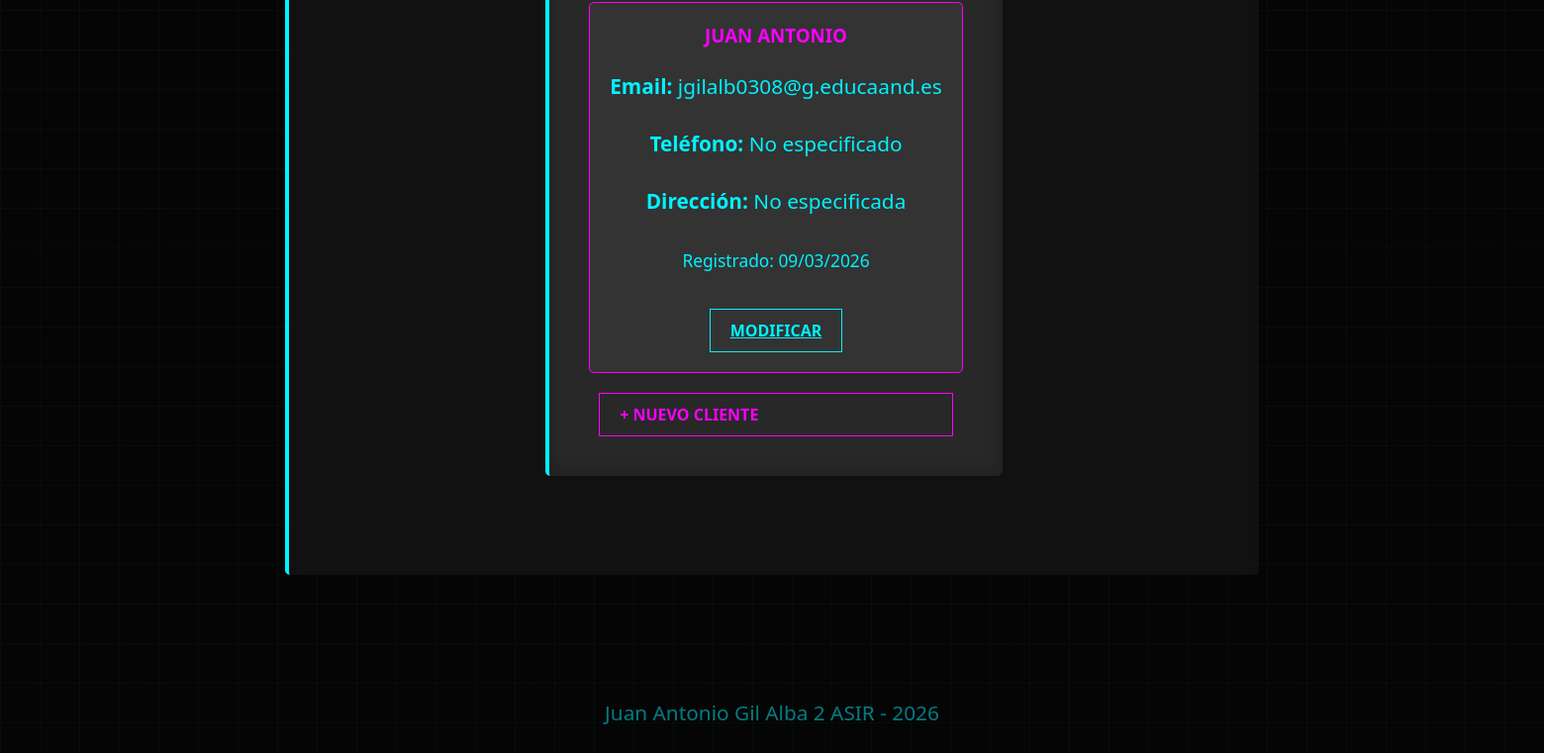
/usuarios/ (lower part), run on an earlier commit of the app's database.
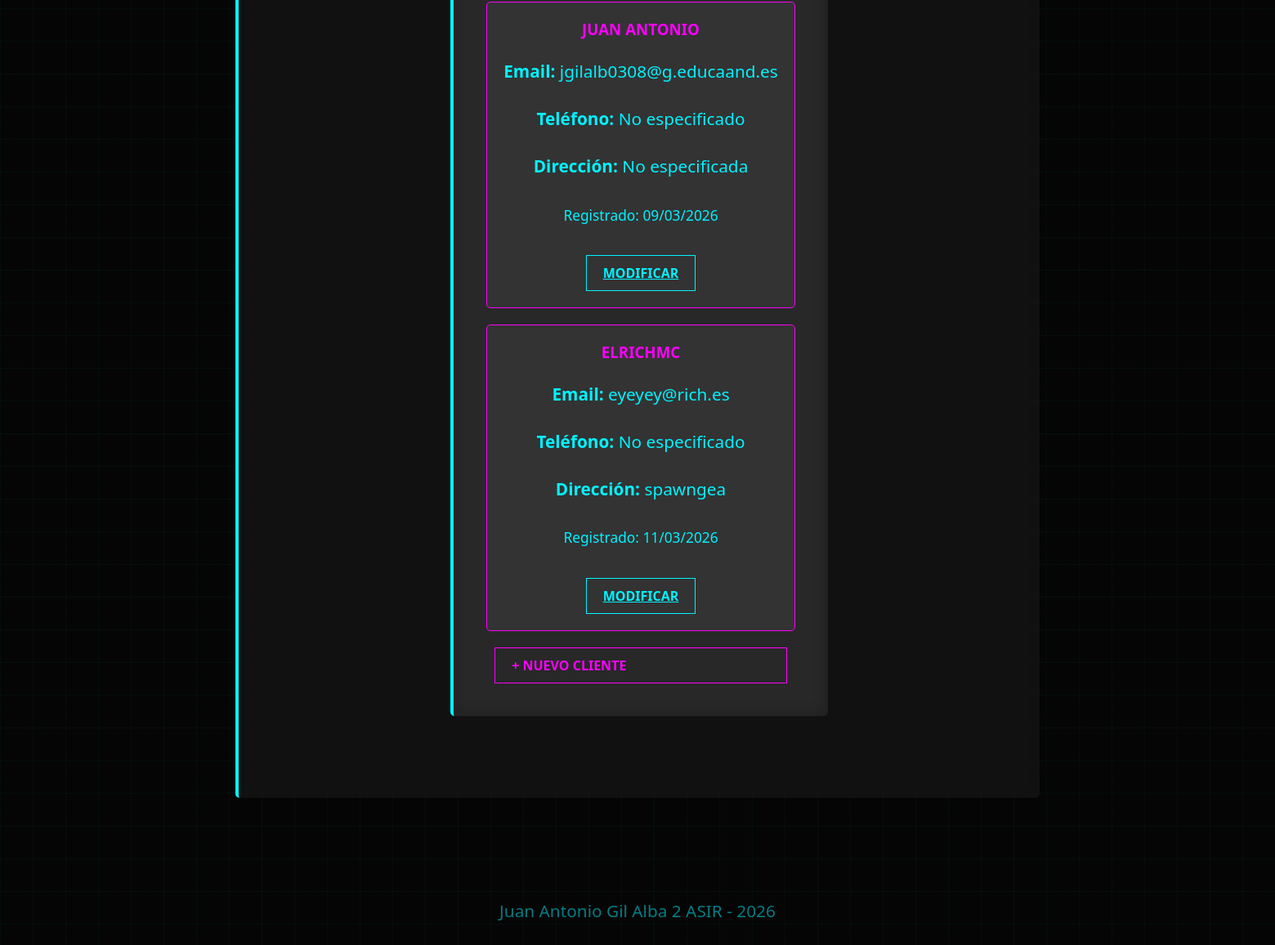
And on a later commit of the database.
### apps/usuarios/models.py (models this page shows, shortened)
class Cliente(models.Model):
    nombre = models.CharField(max_length=100)
    email = models.EmailField(unique=True)
    telefono = models.CharField(max_length=20, blank=True, null=True)
    direccion = models.TextField(blank=True, null=True)
    fecha_registro = models.DateTimeField(auto_now_add=True)
    class Meta:
        verbose_name = "Cliente"
        verbose_name_plural = "Clientes"

### apps/usuarios/views.py (the view)
# urls.py: path('usuarios/', usuarios_views, name='usuarios_url'),
def usuarios_views(request):
    clientes = Cliente.objects.all()
    datos = {
        'parrafo':'Listado de Clientes',
        'clientes':clientes
    }
    return render(request, 'usuarios/index.html', datos)

### proyecto/templates/usuarios/index.html (shortened to what this page needs)
{% extends "index.html" %}
{% block contenido %}
    <article>
        {% if clientes %}
            {% for cliente in clientes %}
            <div class="producto-card">
                <h3>{{ cliente.nombre }}</h3>
                <p><strong>Email:</strong> {{ cliente.email }}</p>
                <p><strong>Teléfono:</strong> {{ cliente.telefono|default:"No especificado" }}</p>
                <p><strong>Dirección:</strong> {{ cliente.direccion|default:"No especificada" }}</p>
                <p><small>Registrado: {{ cliente.fecha_registro|date:"d/m/Y" }}</small></p>
            <a href="{% url 'usuarios_modificar' %}?id={{ cliente.id }}" class="neon-btn" style="margin-top: 10px; display: inline-block;">Modificar</a>
            </div>
            {% endfor %}
        {% else %}
            <p>No hay clientes registrados</p>
        {% endif %}
        <a href="{% url 'usuarios_alta' %}" class="neon-link">+ Nuevo Cliente</a>
    </article>
{% endblock %}

What changed in the data, as far as the page shows it:
added Cliente: nombre "ELRICHMC", email "eyeyey@rich.es", telefono "No especificado", direccion "spawngea", fecha_registro "11/03/2026"
